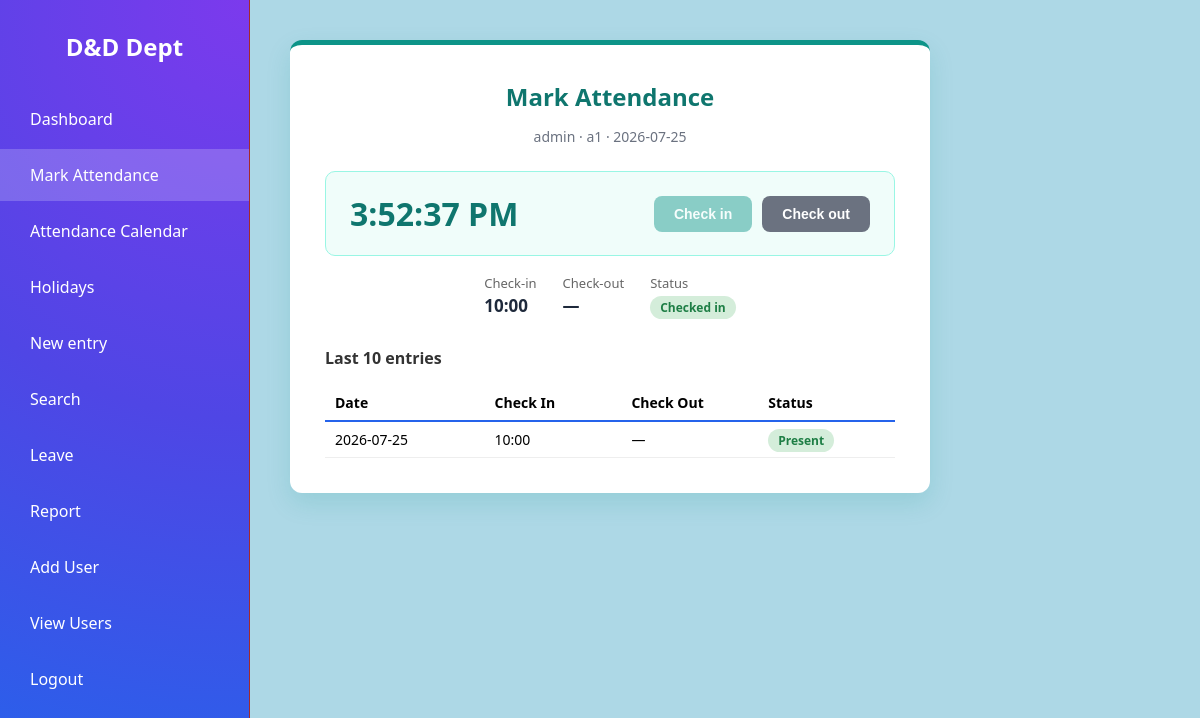
The app's page /attendance (signed in) with its own data.
### tables this page shows
CREATE TABLE employees (
            id INTEGER PRIMARY KEY AUTOINCREMENT,
            name TEXT NOT NULL,
            employee_id TEXT NOT NULL,
            designation TEXT,
            dob TEXT,
            date_of_joining TEXT,
            created_at TEXT DEFAULT CURRENT_TIMESTAMP
        );

CREATE TABLE attendance (
            id INTEGER PRIMARY KEY AUTOINCREMENT,
            employee_id INTEGER NOT NULL REFERENCES employees(id),
            work_date TEXT NOT NULL,
            check_in TEXT,
            check_out TEXT,
            status TEXT NOT NULL DEFAULT 'Present',
            created_at TEXT DEFAULT CURRENT_TIMESTAMP,
            UNIQUE(employee_id, work_date)
        );

### app.py (the view)
@app.route('/attendance', methods=['GET'])
@login_required
def attendance_home():
    employee = get_current_employee()
    if employee is None:
        flash('Your account isn\'t linked to an employee record yet — ask an admin to link it from Add User / Edit User.', 'error')
        return redirect(url_for('dashboard'))
    conn = db.get_db()
    today = datetime.now().strftime('%Y-%m-%d')
    today_row = conn.execute(
        'SELECT * FROM attendance WHERE employee_id = ? AND work_date = ?', (employee['id'], today)
    ).fetchone()
    recent = conn.execute(
        'SELECT * FROM attendance WHERE employee_id = ? ORDER BY work_date DESC LIMIT 10', (employee['id'],)
    ).fetchall()
    return render_template('attendance.html', today_row=today_row, recent=recent, today=today, employee=employee)

### app.py (called while the page is built)
def login_required(view):
    @wraps(view)
    def wrapped_view(*args, **kwargs):
        if not session.get('logged_in'):
            return redirect(url_for('login'))
        return view(*args, **kwargs)
    return wrapped_view

def get_current_employee():
    username = session.get('username')
    if not username:
        return None
    conn = db.get_db()
    user_row = conn.execute('SELECT linked_employee_id FROM users WHERE username = ?', (username,)).fetchone()
    if user_row and user_row['linked_employee_id']:
        emp = conn.execute('SELECT * FROM employees WHERE id = ?', (user_row['linked_employee_id'],)).fetchone()
        if emp:
            return emp
    return conn.execute(
        'SELECT * FROM employees WHERE name = ? OR employee_id = ?', (username, username)
    ).fetchone()

### db.py (called while the page is built)
def get_db():
    if 'db' not in g:
        g.db = sqlite3.connect(
            current_app.config['DATABASE'],
            detect_types=sqlite3.PARSE_DECLTYPES
        )
        g.db.row_factory = sqlite3.Row
    return g.db

### templates/attendance.html (shortened to what this page needs)
{% extends 'base.html' %}
{% set active_page = 'attendance' %}
{% block content %}
<div class="attendance-wrapper">
    <div class="attendance-panel">
        <h2>Mark Attendance</h2>
        <p class="who">{{ employee['name'] }} &middot; {{ employee['employee_id'] }} &middot; {{ today }}</p>
        <div class="punch-clock">
            <div class="time-display" id="liveClock">--:--:--</div>
            <div class="punch-actions">
                <button id="btnIn" class="btn-punch-in" {{ 'disabled' if today_row }}>Check in</button>
                <button id="btnOut" class="btn-punch-out" {{ 'disabled' if not today_row or today_row['check_out'] }}>Check out</button>
            </div>
        </div>
        <div class="punch-stamps">
            <div class="punch-stamp">Check-in<strong id="stampIn">{{ today_row['check_in'] if today_row else '—' }}</strong></div>
            <div class="punch-stamp">Check-out<strong id="stampOut">{{ today_row['check_out'] if today_row and today_row['check_out'] else '—' }}</strong></div>
            <div class="punch-stamp">Status<strong>
                {% if today_row and today_row['check_out'] %}
                    <span class="status status-present">Complete</span>
                {% elif today_row %}
                    <span class="status status-present">Checked in</span>
                {% else %}
                    <span class="status status-pending">Not checked in</span>
                {% endif %}
            </strong></div>
        </div>
        <h3 class="recent-title">Last 10 entries</h3>
        {% if recent %}
        <table>
            <thead>
                <tr>
                    <th style="width:28%;">Date</th>
                    <th style="width:24%;">Check In</th>
                    <th style="width:24%;">Check Out</th>
                    <th style="width:24%;">Status</th>
                </tr>
            </thead>
            <tbody>
                {% for r in recent %}
                <tr>
                    <td>{{ r['work_date'] }}</td>
                    <td>{{ r['check_in'] or '—' }}</td>
                    <td>{{ r['check_out'] or '—' }}</td>
                    <td><span class="status status-{{ r['status']|lower|replace(' ', '') }}">{{ r['status'] }}</span></td>
                </tr>
                {% endfor %}
            </tbody>
        </table>
        {% else %}
        <p class="empty-note">No attendance recorded yet — check in above to start your record.</p>
        {% endif %}
    </div>
</div>
{% endblock %}

### records on screen
employees: name "admin", employee_id "a1"
attendance: check_in "10:00", work_date "2026-07-25", r "—", status "Present"
